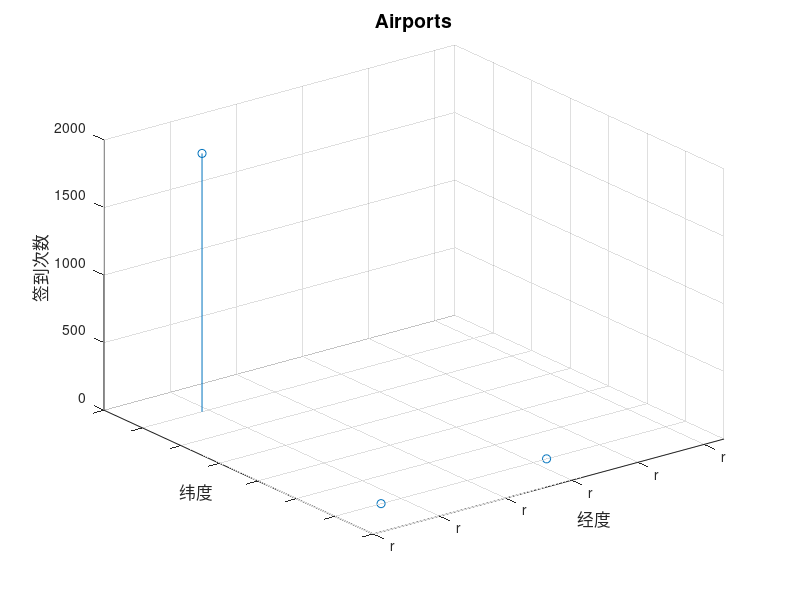

Write MATLAB code to recreate this figure.
load category_name.mat;
load chk.mat;

%分地点类别
SignPlace='Airports';
for i=1:438
    if strcmp(SignPlace,place(i))
        Max=count==count(i);
        break
    end
end
N=sum(Max);
MAX=Max.*count;
MAX(MAX==0)=[];              %删除数组中的0元素
otr=sum(count)-sum(Max);

index=find(Max~=0);          %选出数组中的非0元素
Max_place=place(index(1:N));
Sum={MAX,Max_place};

for k=1:N
    j=1;
    x=zeros(1,max(count));   
    y=zeros(1,max(count));
    for i=1:M-1
        if strcmp(cat_name{i},Max_place{k}) 
            x(j)=lng(i);
            y(j)=lat(i);
            j=j+1;
        end
    end
    x=x(x~=0);
    y=y(y~=0);
    
   dvd=100;
   lng_3=floor(x*dvd)/dvd;
   lat_3=floor(y*dvd)/dvd;
   
   cdnt=lng_3*dvd-11384+(lat_3*dvd-2218)/dvd;
   data=tabulate(cdnt);
   
   lng_4=fix(data(:,1));
   lat_4=data(:,1)-fix(data(:,1));
   
   figure;
   stem3(lng_4,lat_4,data(:,2));
   title(Max_place{k},'FontSize',14);
   
   
   ylabel('纬度','FontSize',12)
   xlabel('经度','FontSize',12)
   zlabel('签到次数','FontSize',12)
   xlim([0 53]);
   set(gca, 'YTickLabel', {22.15,22.22,22.29,22.36,22.43,22.5})
   set(gca, 'XTickLabel', {113.84,113.94,114.04,114.14,114.24,114.34})
end    

